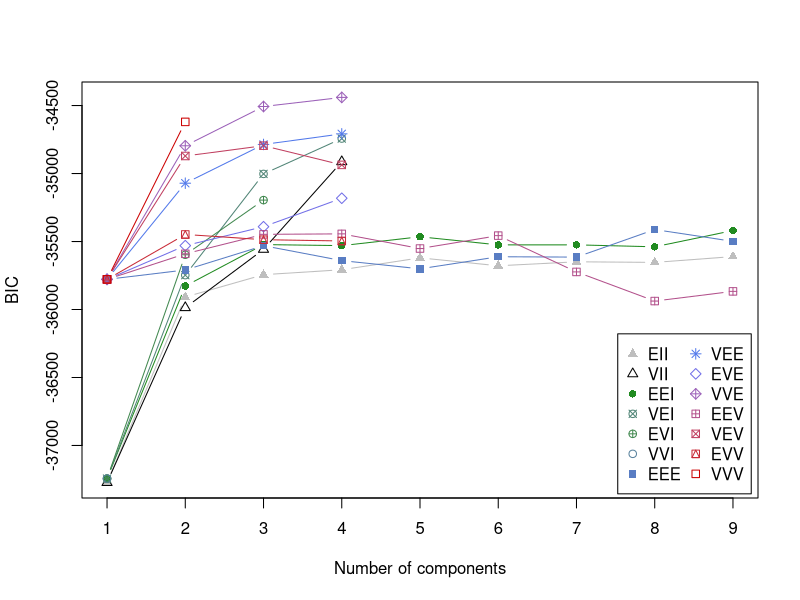
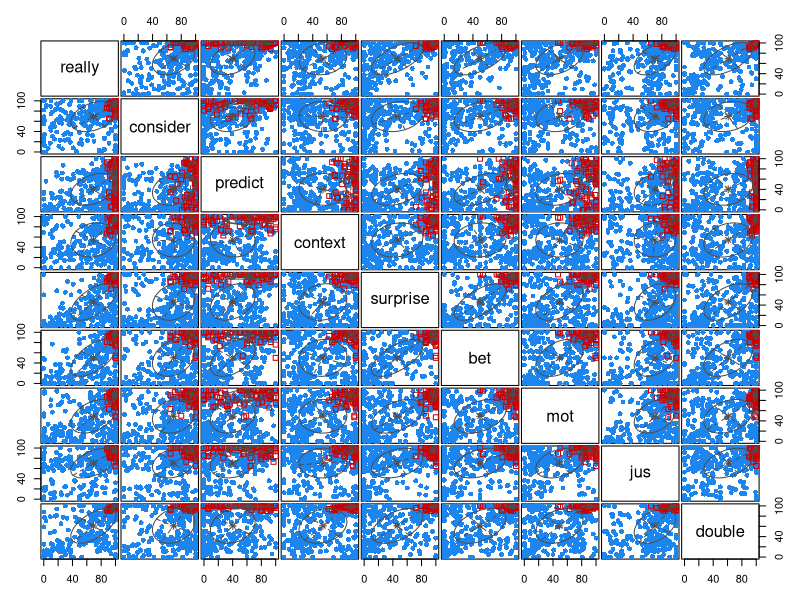
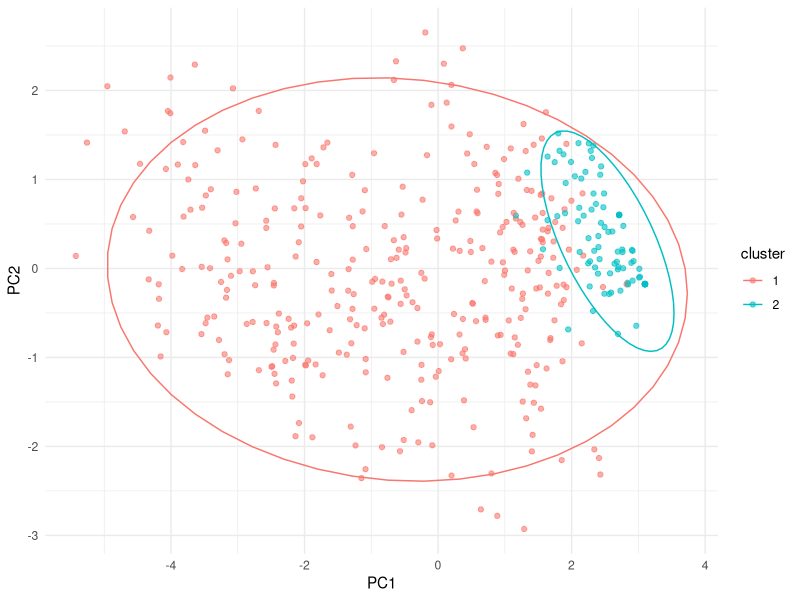
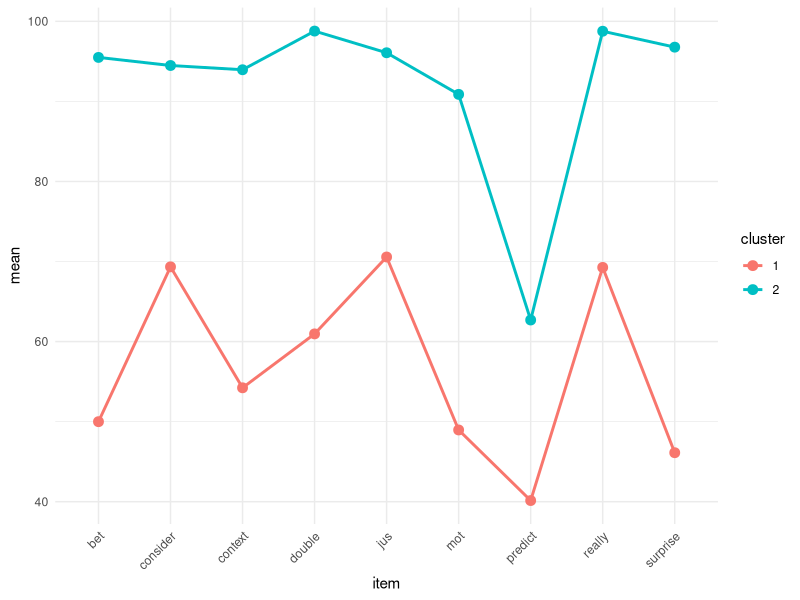
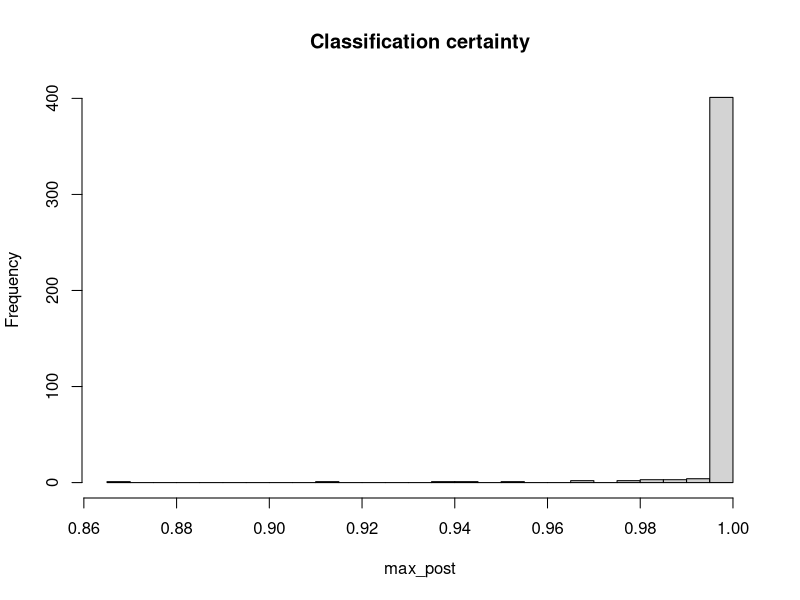
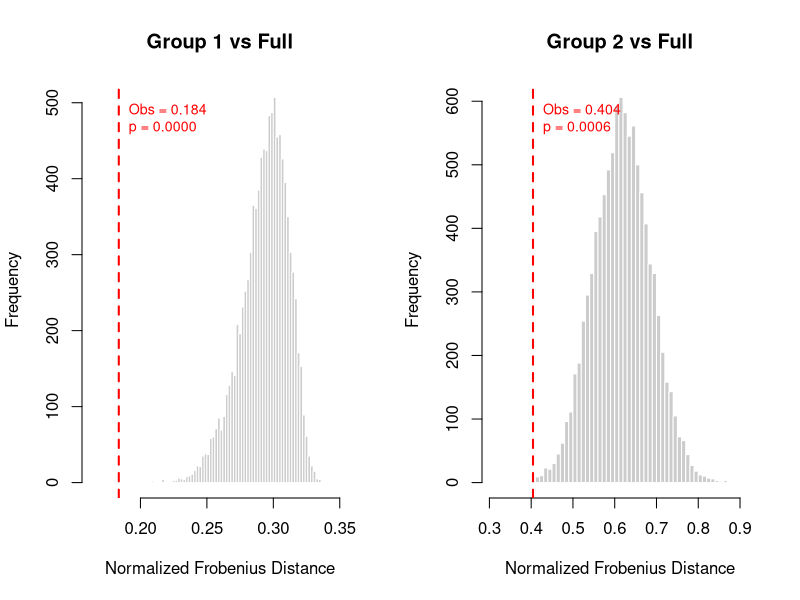

Write the R code that produced these figures, in order. (Note: this script raises an error after producing the figures.)
# libraries
library(tidyverse)
library(lme4)
library(psych)
library(corrplot)
library(mclust)
library(patchwork)
library(GGally)
library(ade4)
library(lavaan)
#for the notation
options(scipen=999)

#### Clean Data ####

DVs <- c("jus_1", "mot_1",
         "really_1", "consider_1", "predict_1", "context_1", 
         "surprise_1", "bet_1", "double_1")

d <- read.csv("Study1.csv") %>% 
  mutate(domain = case_when(superstition != "" ~ "superstition",
                            religious != "" ~ "religious",
                            superlative != "" ~ "superlative",
                            political != "" ~ "political")) %>% 
  filter(age != "") %>% 
  mutate(across(all_of(DVs), as.numeric)) %>% 
  rename_all(~ gsub("_1$", "", .)) %>% 
  dplyr::select(prolific, text, 
                jus, mot,
                really, consider, predict, context,
                surprise, bet, double, 
                age, gen, race, domain)

#reverse score items so that high scores are more evidency/really believe
d$double <- -1*(d$double - 100)
d$context <- -1*(d$context - 100)

# prepare for clustering
d.c <- d %>% 
  dplyr::select(really, consider, predict, context,
                surprise, bet, mot, jus, double, domain)

vars <- c("really", "consider", "predict", "context",
          "surprise", "bet", "mot", "jus", "double")

d.complete <- d.c[complete.cases(d.c[, c(vars, "domain")]), ]
residuals_df <- data.frame(matrix(ncol = length(vars), nrow = nrow(d.complete)))
colnames(residuals_df) <- vars
for(var in vars) {
  mod <- lmer(paste(var, "~ 1 + (1|domain)"), data = d.complete)
  residuals_df[[var]] <- residuals(mod)
}

#### GMM ####
# configure
d.cluster <- residuals_df
d.cluster <- d.complete %>% 
  # filter(domain == "religious") %>% 
  dplyr::select(-domain)

# how many clusters?
m <- mclustBIC(d.cluster)
summary(m)
plot(m)

# analysis
mod1 <- Mclust(d.cluster, x = m, G=2, modelNames = "VVV")
summary(mod1, parameters = TRUE)

# plot
plot(mod1, what = "classification")

##### 2-cluster #####

# Add cluster assignments to data
d_with_clusters_gauss <- d.cluster
d_with_clusters_gauss$cluster <- factor(mod1$classification,
                                        labels=c("Group 1", "Group 2"))

# Beautiful comprehensive pairs plot
# ggpairs(d_with_clusters_gauss, 
#         columns = c("really", "consider", "predict", "context", 
#                     "surprise", "bet", "mot", "jus", "double"),
#         aes(color = cluster, alpha = 0.6),
#         upper = list(continuous = wrap("cor", size = 3)),
#         lower = list(continuous = wrap("points", alpha = 0.4, size = 0.8)),
#         diag = list(continuous = wrap("densityDiag", alpha = 0.7))) +
#   scale_color_manual(values = c("#E69F00", "#56B4E9")) +
#   scale_fill_manual(values = c("#E69F00", "#56B4E9")) +
#   theme_minimal() +
#   theme(strip.text = element_text(size = 8),
#         axis.text = element_text(size = 6)) +
#   ggtitle("Gaussian Mixture Model (k=2): Complete Pairwise Analysis")

pca <- prcomp(d.cluster, scale. = TRUE)
d_plot <- data.frame(PC1 = pca$x[,1], PC2 = pca$x[,2],
                     cluster = factor(mod1$classification))
ggplot(d_plot, aes(PC1, PC2, color = cluster)) +
  geom_point(alpha = 0.6) +
  stat_ellipse(level = 0.95) +
  theme_minimal()

means <- data.frame(t(mod1$parameters$mean))
means$cluster <- factor(1:2)
means_long <- pivot_longer(means, -cluster, names_to = "item", values_to = "mean")
ggplot(means_long, aes(x = item, y = mean, color = cluster, group = cluster)) +
  geom_point(size = 3) + geom_line(linewidth = 1) +
  theme_minimal() + theme(axis.text.x = element_text(angle = 45, hjust = 1))

posteriors <- mod1$z
max_post <- apply(posteriors, 1, max)
hist(max_post, breaks = 30, main = "Classification certainty")

##### similarity of covariance matrices #####

# Extract covariance matrices for each cluster
cov1 <- mod1$parameters$variance$sigma[,,1]
cov2 <- mod1$parameters$variance$sigma[,,2]

# Full sample covariance (pooled across groups)
cov_full <- cov(d.cluster)

# Convert to correlations (removes scale/variance effects)
cor1 <- cov2cor(cov1)
cor2 <- cov2cor(cov2)
cor_full <- cov2cor(cov_full)

# Frobenius distances on correlations
frob_cor_between <- norm(cor1 - cor2, type = "F")
frob_cor_g1_full <- norm(cor1 - cor_full, type = "F")
frob_cor_g2_full <- norm(cor2 - cor_full, type = "F")

# Normalize by number of unique correlations
n_vars <- ncol(d.cluster)
n_unique_cors <- n_vars * (n_vars - 1) / 2
norm_factor <- sqrt(n_unique_cors)

structural_similarity <- tibble(
  Comparison = c("Group 1 vs Group 2", 
                 "Group 1 vs Full",
                 "Group 2 vs Full"),
  Frobenius_Distance = c(frob_cor_between, frob_cor_g1_full, frob_cor_g2_full),
  Normalized_Distance = c(frob_cor_between, frob_cor_g1_full, frob_cor_g2_full) / norm_factor,
  Similarity_Percent = 100 * (1 - c(frob_cor_between, frob_cor_g1_full, frob_cor_g2_full) / norm_factor)
)

print(structural_similarity)

#### Permutation test ####
library(clusterGeneration)

set.seed(42)
n_sims <- 10000
n_vars <- ncol(d.cluster)
n_unique_cors <- n_vars * (n_vars - 1) / 2
norm_factor <- sqrt(n_unique_cors)

# Observed quantities from GMM
cluster_assignments <- mod1$classification
n1 <- sum(cluster_assignments == 1)
n2 <- sum(cluster_assignments == 2)
N <- n1 + n2
w1 <- n1 / N
w2 <- n2 / N

# Observed within-class variances (as SD vectors for scaling)
sd1 <- sqrt(diag(cov1))
sd2 <- sqrt(diag(cov2))

# Observed mean difference
mu_diff <- mod1$parameters$mean[, 1] - mod1$parameters$mean[, 2]

# Observed normalized Frobenius distances
cor_full <- cov2cor(cov(d.cluster))
obs_dist_g1 <- norm(cov2cor(cov1) - cor_full, type = "F") / norm_factor
obs_dist_g2 <- norm(cov2cor(cov2) - cor_full, type = "F") / norm_factor

# Analytic pooled correlation from within-class covariances and mean separation
compute_pooled_cor <- function(cov1_sim, cov2_sim) {
  # Pooled covariance = weighted within-class + between-class mean term
  cov_pool <- w1 * cov1_sim + w2 * cov2_sim + w1 * w2 * (mu_diff %o% mu_diff)
  return(cov2cor(cov_pool))
}

# Run simulations
sim_dists <- matrix(NA, nrow = n_sims, ncol = 2)

for (i in 1:n_sims) {
  # Random valid correlation matrices
  cor_sim1 <- rcorrmatrix(n_vars)
  cor_sim2 <- rcorrmatrix(n_vars)
  
  # Scale to covariance using observed variances
  D1 <- diag(sd1)
  D2 <- diag(sd2)
  cov_sim1 <- D1 %*% cor_sim1 %*% D1
  cov_sim2 <- D2 %*% cor_sim2 %*% D2
  
  # Analytic pooled correlation
  cor_pool_sim <- compute_pooled_cor(cov_sim1, cov_sim2)
  
  # Normalized Frobenius distances
  sim_dists[i, 1] <- norm(cor_sim1 - cor_pool_sim, type = "F") / norm_factor
  sim_dists[i, 2] <- norm(cor_sim2 - cor_pool_sim, type = "F") / norm_factor
}

sim_dists_g1 <- sim_dists[, 1]
sim_dists_g2 <- sim_dists[, 2]

# Separate p-values
p_g1 <- mean(sim_dists_g1 <= obs_dist_g1)
p_g2 <- mean(sim_dists_g2 <= obs_dist_g2)

cat("Observed normalized Frobenius distances:\n")
cat(sprintf("  Group 1 vs Full: %.4f  (p = %.4f)\n", obs_dist_g1, p_g1))
cat(sprintf("  Group 2 vs Full: %.4f  (p = %.4f)\n\n", obs_dist_g2, p_g2))
cat(sprintf("Null distribution summaries (n = %d simulations):\n", n_sims))
cat(sprintf("  Group 1: median = %.4f, 5th pctile = %.4f\n", median(sim_dists_g1), quantile(sim_dists_g1, 0.05)))
cat(sprintf("  Group 2: median = %.4f, 5th pctile = %.4f\n", median(sim_dists_g2), quantile(sim_dists_g2, 0.05)))

# Plot both
par(mfrow = c(1, 2))

hist(sim_dists_g1, breaks = 50, col = "gray80", border = "white",
     main = "Group 1 vs Full",
     xlab = "Normalized Frobenius Distance",
     xlim = c(min(sim_dists_g1, obs_dist_g1) - 0.02, max(sim_dists_g1, obs_dist_g1) + 0.02))
abline(v = obs_dist_g1, col = "red", lwd = 2, lty = 2)
text(obs_dist_g1, par("usr")[4] * 0.9, sprintf("Obs = %.3f\np = %.4f", obs_dist_g1, p_g1),
     col = "red", pos = 4, cex = 0.85)

hist(sim_dists_g2, breaks = 50, col = "gray80", border = "white",
     main = "Group 2 vs Full",
     xlab = "Normalized Frobenius Distance",
     xlim = c(min(sim_dists_g2, obs_dist_g2) - 0.02, max(sim_dists_g2, obs_dist_g2) + 0.02))
abline(v = obs_dist_g2, col = "red", lwd = 2, lty = 2)
text(obs_dist_g2, par("usr")[4] * 0.9, sprintf("Obs = %.3f\np = %.4f", obs_dist_g2, p_g2),
     col = "red", pos = 4, cex = 0.85)

par(mfrow = c(1, 1))

##### Permutation test: Is there one thing or two things? #####

library(parallel)
library(MASS)
library(mclust)

set.seed(42)
n_sims <- 1000
n_vars <- ncol(d.cluster)
n_unique_cors <- n_vars * (n_vars - 1) / 2
norm_factor <- sqrt(n_unique_cors)
N <- nrow(d.cluster)

# Observed pooled mean and covariance (the "one thing")
mu_pool <- colMeans(d.cluster)
cov_pool <- cov(d.cluster)
cor_pool <- cor(d.cluster)

# Observed distances
cluster_assignments <- mod1$classification
cor_obs1 <- cor(d.cluster[cluster_assignments == 1, ])
cor_obs2 <- cor(d.cluster[cluster_assignments == 2, ])
obs_dist_g1 <- norm(cor_obs1 - cor_pool, type = "F") / norm_factor
obs_dist_g2 <- norm(cor_obs2 - cor_pool, type = "F") / norm_factor

# Set up cluster
n_cores <- 10
cl <- makeCluster(n_cores)
clusterExport(cl, c("N", "mu_pool", "cov_pool", "n_vars", "norm_factor"))
clusterEvalQ(cl, {
  library(MASS)
  library(mclust)
})

# Set different seeds on each worker
clusterSetRNGStream(cl, 42)

# Run simulations in parallel
sim_results <- parLapply(cl, 1:n_sims, function(i) {
  # Generate data from one population
  X_sim <- mvrnorm(n = N, mu = mu_pool, Sigma = cov_pool)
  
  # Fit 2-class GMM
  gmm_sim <- Mclust(X_sim, G = 2, modelNames = "VVV", verbose = FALSE)
  
  # Get within-class correlations
  assignments <- gmm_sim$classification
  cor_sim1 <- cor(X_sim[assignments == 1, ])
  cor_sim2 <- cor(X_sim[assignments == 2, ])
  cor_full_sim <- cor(X_sim)
  
  # Distances
  d1 <- norm(cor_sim1 - cor_full_sim, type = "F") / norm_factor
  d2 <- norm(cor_sim2 - cor_full_sim, type = "F") / norm_factor
  
  # Assign by group size (larger = g1)
  n1 <- sum(assignments == 1)
  n2 <- sum(assignments == 2)
  if (n1 >= n2) c(d1, d2) else c(d2, d1)
})

stopCluster(cl)

# Collect results
sim_dists <- do.call(rbind, sim_results)
sim_dists_g1 <- sim_dists[, 1]
sim_dists_g2 <- sim_dists[, 2]

# p-values: how often does a single-population GMM split produce distances as large as observed?
p_g1 <- mean(sim_dists_g1 >= obs_dist_g1)
p_g2 <- mean(sim_dists_g2 >= obs_dist_g2)

cat("Observed normalized Frobenius distances:\n")
cat(sprintf("  Group 1 (n=165, larger) vs Full: %.4f  (p = %.4f)\n", obs_dist_g1, p_g1))
cat(sprintf("  Group 2 (n=45, smaller) vs Full: %.4f  (p = %.4f)\n\n", obs_dist_g2, p_g2))
cat(sprintf("Null distribution summaries (n = %d simulations):\n", n_sims))
cat(sprintf("  Larger group:  median = %.4f, 95th pctile = %.4f\n", median(sim_dists_g1), quantile(sim_dists_g1, 0.95)))
cat(sprintf("  Smaller group: median = %.4f, 95th pctile = %.4f\n", median(sim_dists_g2), quantile(sim_dists_g2, 0.95)))

# Plot
par(mfrow = c(1, 2))

hist(sim_dists_g1, breaks = 50, col = "gray80", border = "white",
     main = "Larger Group vs Full",
     xlab = "Normalized Frobenius Distance",
     xlim = c(0, max(sim_dists_g1, obs_dist_g1) + 0.02))
abline(v = obs_dist_g1, col = "red", lwd = 2, lty = 2)
text(obs_dist_g1, par("usr")[4] * 0.9, sprintf("Obs = %.3f\np = %.4f", obs_dist_g1, p_g1),
     col = "red", pos = 4, cex = 0.85)

hist(sim_dists_g2, breaks = 50, col = "gray80", border = "white",
     main = "Smaller Group vs Full",
     xlab = "Normalized Frobenius Distance",
     xlim = c(0, max(sim_dists_g2, obs_dist_g2) + 0.02))
abline(v = obs_dist_g2, col = "red", lwd = 2, lty = 2)
text(obs_dist_g2, par("usr")[4] * 0.9, sprintf("Obs = %.3f\np = %.4f", obs_dist_g2, p_g2),
     col = "red", pos = 4, cex = 0.85)

par(mfrow = c(1, 1))

##### CFA #####

# Define single factor model
cfa_model <- '
  # Single latent factor
  general =~ really + consider + predict + context + surprise + bet + mot + jus + double
'

# Fit the model
fit_cfa <- cfa(cfa_model, data = d.cluster)

# Summary with fit indices and standardized loadings
summary(fit_cfa, fit.measures = TRUE, standardized = TRUE)

# Extract key fit indices
fit_indices <- fitMeasures(fit_cfa, c("chisq", "df", "pvalue", 
                                      "cfi", "tli", "rmsea", "rmsea.ci.lower", "rmsea.ci.upper",
                                      "srmr", "aic", "bic"))
print(fit_indices)

fa.parallel(d.cluster, fa = "fa")
fa(d.cluster, fm = "pa", rotate = "oblimin", nfactors = 1)


##### .5 SD of the mean of the factor scores (or something like that) and plot them on the individual item distributions

#### Factor Score Range Overlay Visualization ####

# Get factor scores
factor_scores <- predict(fit_cfa)
d_with_factors <- d.cluster %>%
  mutate(factor_score = factor_scores[,1])

# Identify individuals within ±0.5 SD of mean factor score
mean_fs <- mean(d_with_factors$factor_score)
sd_fs <- sd(d_with_factors$factor_score)

lower_bound <- mean_fs - 0.5 * sd_fs
upper_bound <- mean_fs + 0.5 * sd_fs

# Flag individuals in this range
d_with_factors <- d_with_factors %>%
  mutate(in_middle_range = factor_score >= lower_bound & factor_score <= upper_bound)

# Subset for middle range
d_middle <- d_with_factors %>% filter(in_middle_range)

# Calculate proportion for scaling
prop_middle <- nrow(d_middle) / nrow(d_with_factors)

# Create plots for each item
item_names <- colnames(d.cluster)
plots_list <- list()

for(item in item_names) {
  p <- ggplot() +
    # Full distribution (background)
    geom_density(data = d.cluster, aes(x = .data[[item]]), 
                 fill = "gray70", alpha = 0.4, color = "black", linewidth = 0.8) +
    # Middle range distribution (scaled overlay)
    geom_density(data = d_middle, aes(x = .data[[item]], y = after_stat(density) * prop_middle), 
                 fill = "#56B4E9", alpha = 0.7, color = "#0072B2", linewidth = 0.8) +
    theme_minimal() +
    labs(title = item, x = NULL, y = "Density")
  
  plots_list[[item]] <- p
}

# Combine
wrap_plots(plots_list, ncol = 3) +
  plot_annotation(
    title = "Item Distributions",
    subtitle = sprintf("",
                       sum(d_with_factors$in_middle_range),
                       nrow(d_with_factors),
                       100 * mean(d_with_factors$in_middle_range))
  )

# Get factor scores
factor_scores <- predict(fit_cfa)
d_with_factors <- d.cluster %>%
  mutate(factor_score = factor_scores[,1])

# Identify individuals within ±0.5 SD of mean factor score
mean_fs <- mean(d_with_factors$factor_score)
sd_fs <- sd(d_with_factors$factor_score)
lower_bound <- mean_fs - 0.5 * sd_fs
upper_bound <- mean_fs + 0.5 * sd_fs

# Flag individuals in this range
d_with_factors <- d_with_factors %>%
  mutate(in_middle_range = factor_score >= lower_bound & factor_score <= upper_bound)

# Subset for middle range
d_middle <- d_with_factors %>% filter(in_middle_range)

# Create plots for each item
item_names <- colnames(d.cluster)
plots_list <- list()

for(item in item_names) {
  p <- ggplot() +
    # Full distribution (background)
    geom_histogram(data = d.cluster, aes(x = .data[[item]]), 
                   fill = "gray70", color = "black", alpha = 0.4, 
                   bins = 8, position = "identity") +
    # Middle range distribution (overlay)
    geom_histogram(data = d_middle, aes(x = .data[[item]]), 
                   fill = "#56B4E9", color = "#0072B2", alpha = 0.7,
                   bins = 8, position = "identity") +
    theme_minimal() +
    labs(title = item, x = NULL, y = "Count")
  
  plots_list[[item]] <- p
}

# Combine
wrap_plots(plots_list, ncol = 3) +
  plot_annotation(
    title = "Item Distributions",
    subtitle = sprintf("",
                       sum(d_with_factors$in_middle_range),
                       nrow(d_with_factors),
                       100 * mean(d_with_factors$in_middle_range))
  )

#### Correlation plots ####

colnames(residuals_df) <- vars
for(var in vars) {
  mod <- lmer(paste(var, "~ 1 + (1|domain)"), data = d.complete)
  residuals_df[[var]] <- residuals(mod)
}
c <- corr.test(residuals_df, method = "pearson", alpha = 0.05, adjust = "holm")
corrplot(c$r, 
         p.mat = c$p, 
         method = "color", 
         type = "upper", 
         insig = "pch", 
         pch = "/",
         pch.col = "grey20",
         pch.cex = 2,
         addCoef.col = "black", 
         diag = TRUE,
         title = "All domains",
         tl.col = "black",
         tl.cex = 0.8,
         tl.srt = 45,
         cl.pos = "n",
         mar = c(0,0,2,0)
)

# broken by domains
superstitions <- d.complete %>% 
  filter(domain == "superstition") %>% 
  select(-domain)
m <- cor(superstitions)
c <- corr.test(
  superstitions,
  method = "pearson",
  alpha = 0.05,
  adjust = "holm"
)
corrplot(m, 
         p.mat = c$p, 
         method = "color", 
         type = "upper", 
         insig = "pch", 
         pch = "/",
         pch.col = "grey20",
         pch.cex = 2,
         addCoef.col = "black", 
         diag = T,
         title = "Superstitions",
         tl.col = "black",
         tl.cex = 0.8,
         tl.srt = 45,
         cl.pos = "n",
         mar=c(0,0,2,0)
)

religion <- d.complete %>% 
  filter(domain == "religious") %>% 
  select(-domain)
m <- cor(religion)
c <- corr.test(
  religion,
  method = "pearson",
  alpha = 0.05,
  adjust = "holm"
)
corrplot(m, 
         p.mat = c$p, 
         method = "color", 
         type = "upper", 
         insig = "pch", 
         pch = "/",
         pch.col = "grey20",
         pch.cex = 2,
         addCoef.col = "black", 
         diag = T,
         title = "Religious",
         tl.col = "black",
         tl.cex = 0.8,
         tl.srt = 45,
         cl.pos = "n",
         mar=c(0,0,2,0)
)

superlative <- d.complete %>% 
  filter(domain == "superlative") %>% 
  select(-domain)
m <- cor(superlative)
c <- corr.test(
  superlative,
  method = "pearson",
  alpha = 0.05,
  adjust = "holm"
)
corrplot(m, 
         p.mat = c$p, 
         method = "color", 
         type = "upper", 
         insig = "pch", 
         pch = "/",
         pch.col = "grey20",
         pch.cex = 2,
         addCoef.col = "black", 
         diag = T,
         title = "Superlative",
         tl.col = "black",
         tl.cex = 0.8,
         tl.srt = 45,
         cl.pos = "n",
         mar=c(0,0,2,0)
)

political <- d.complete %>% 
  filter(domain == "political") %>% 
  select(-domain)
m <- cor(political)
c <- corr.test(
  political,
  method = "pearson",
  alpha = 0.05,
  adjust = "holm"
)
corrplot(m, 
         p.mat = c$p, 
         method = "color", 
         type = "upper", 
         insig = "pch", 
         pch = "/",
         pch.col = "grey20",
         pch.cex = 2,
         addCoef.col = "black", 
         diag = T,
         title = "Political",
         tl.col = "black",
         tl.cex = 0.8,
         tl.srt = 45,
         cl.pos = "n",
         mar=c(0,0,2,0)
)

#### Distributions ####
# Distributions of items (for supplement)
p1 <- ggplot(d.complete, aes(mot))+
  geom_histogram(aes(y = ..density..), bins = 5, fill = "skyblue", alpha = 0.7, boundary = 0) +
  geom_density(color = "salmon", linewidth = 0.5) +
  geom_vline(xintercept = -0.3, linetype = "dashed", color = "red") +
  theme_minimal() +
  facet_wrap(~domain)

p2 <- ggplot(d.complete, aes(really))+
  geom_histogram(aes(y = ..density..), bins = 5, fill = "skyblue", alpha = 0.7, boundary = 0) +
  geom_density(color = "salmon", linewidth = 0.5) +
  theme_minimal()+
  facet_wrap(~domain)

p3 <- ggplot(d.complete, aes(consider))+
  geom_histogram(aes(y = ..density..), bins = 5, fill = "skyblue", alpha = 0.7, boundary = 0) +
  geom_density(color = "salmon", linewidth = 0.5) +
  theme_minimal()+
  facet_wrap(~domain)

p4 <- ggplot(d.complete, aes(predict))+
  geom_histogram(aes(y = ..density..), bins = 5, fill = "skyblue", alpha = 0.7, boundary = 0) +
  geom_density(color = "salmon", linewidth = 0.5) +
  theme_minimal()+
  facet_wrap(~domain)

p5 <- ggplot(d.complete, aes(context))+
  geom_histogram(aes(y = ..density..), bins = 5, fill = "skyblue", alpha = 0.7, boundary = 0) +
  geom_density(color = "salmon", linewidth = 0.5) +
  theme_minimal()+
  facet_wrap(~domain)

p6 <- ggplot(d.complete, aes(surprise))+
  geom_histogram(aes(y = ..density..), bins = 5, fill = "skyblue", alpha = 0.7, boundary = 0) +
  geom_density(color = "salmon", linewidth = 0.5) +
  theme_minimal()+
  facet_wrap(~domain)

p7 <- ggplot(d.complete, aes(bet))+
  geom_histogram(aes(y = ..density..), bins = 5, fill = "skyblue", alpha = 0.7, boundary = 0) +
  geom_density(color = "salmon", linewidth = 0.5) +
  theme_minimal()+
  facet_wrap(~domain)

p8 <- ggplot(d.complete, aes(jus)) +
  geom_histogram(aes(y = ..density..), bins = 5, fill = "skyblue", alpha = 0.7, boundary = 0) +
  geom_density(color = "salmon", linewidth = 0.5) +
  theme_minimal()+
  facet_wrap(~domain)

p9 <- ggplot(d.complete, aes(double)) +
  geom_histogram(aes(y = ..density..), bins = 5, fill = "skyblue", alpha = 0.7, boundary = 0) +
  geom_density(color = "salmon", linewidth = 0.5) +
  theme_minimal()+
  facet_wrap(~domain)

# Combine plots
(p1 | p2 | p3 | p4) /
  (p5 | p6 | p7 | p8 | p9)

# Two factor solution
p8 <- ggplot(d.c, aes(Existence)) +
  geom_histogram(aes(y = ..density..), bins = 30, fill = "skyblue", alpha = 0.7, boundary = 0) +
  geom_density(color = "salmon", linewidth = 0.5) +
  geom_vline(xintercept = -0.35, linetype = "dashed", color = "red") +
  theme_minimal()

p9 <- ggplot(d.c, aes(Transigence)) +
  geom_histogram(aes(y = ..density..), bins = 30, fill = "skyblue", alpha = 0.7, boundary = 0) +
  geom_density(color = "salmon", linewidth = 0.5) +
  geom_vline(xintercept = 0, linetype = "dashed", color = "red") +
  theme_minimal()


p8+p9

# Evidence intercept
d.o <- d.e

#pretend participant who answered 50 for everything
new <- data.frame(matrix(50, nrow = 1, ncol = ncol(d.o)))
colnames(new) <- colnames(d.o)

# Add the new row to the dataset
d_INTERCEPT <- rbind(d.o, new)

factor.scores_INTERCEPT <- fa(d_INTERCEPT, nfactors = 2, fm = "pa", rotate = "oblimin", scores = "tenBerge")
INTERCEPT <- data.frame(factor.scores_INTERCEPT[["scores"]])
colnames(INTERCEPT)[colnames(INTERCEPT) == "PA1"] <- "Evidence"
colnames(INTERCEPT)[colnames(INTERCEPT) == "PA2"] <- "Transigence"

symbolic_intercept <- INTERCEPT[nrow(INTERCEPT), 1]
objectivity_intercept <- INTERCEPT[nrow(INTERCEPT), 2]

#### CFA ####

# Get factor scores
factor_scores <- predict(fit_cfa)
domain_visualization <- d.complete %>%
  mutate(factor_score = factor_scores[,1])

ggplot(domain_visualization, aes(x = factor_score, fill = domain)) +
  geom_histogram(bins = 8, alpha = 0.6, position = "stack") +
  theme_minimal() +
  labs(x = "Factor Score", y = "Count", title = "Distribution of Factor Scores by Domain")
